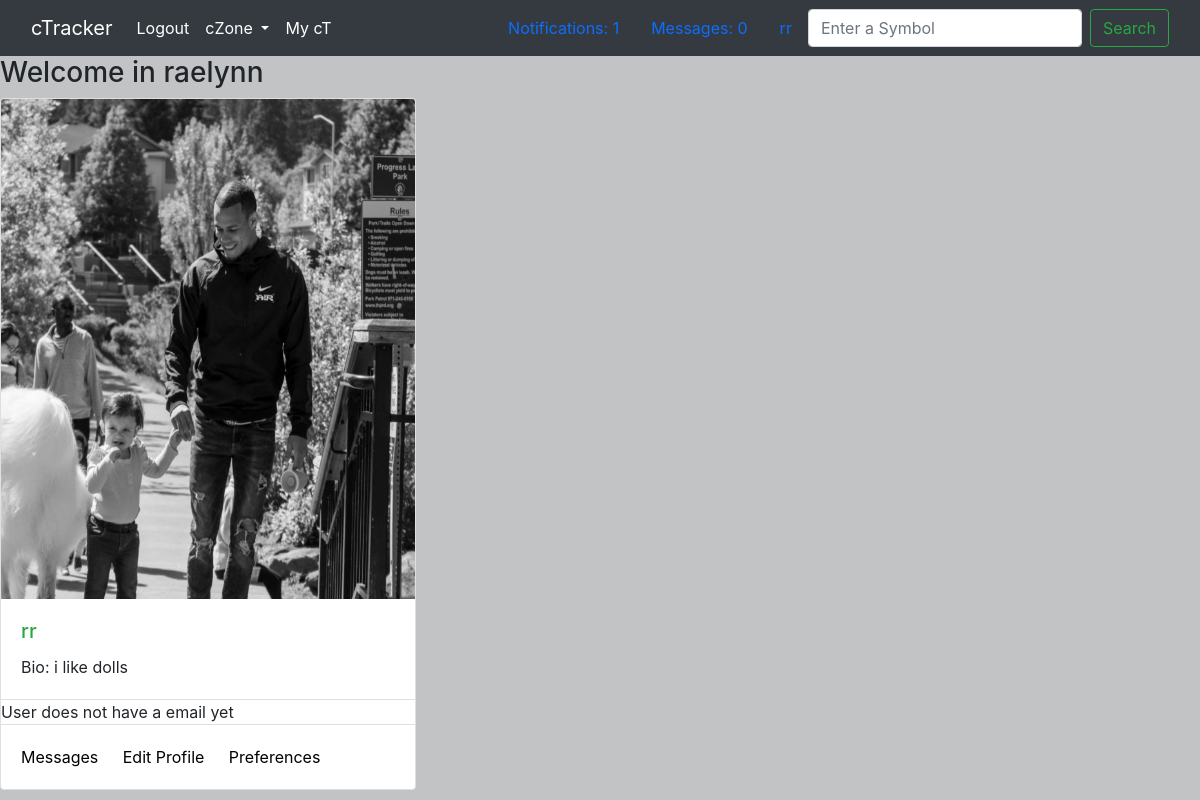
Screenshot of /profile/2/ (signed in) with the database file from the repository.
### member/models.py (models this page shows, shortened)
class Member(AbstractUser):
    def __str__(self):
        return self.username

class MemberProfile(models.Model):
    member = models.OneToOneField(Member, on_delete=models.CASCADE)
    first_name = models.CharField(
        max_length=150,
        blank=True,
        null=True,
    )
    last_name = models.CharField(
        max_length=150,
        blank=True,
        null=True,
    )
    profile_picture = models.ImageField(
        upload_to="images/",
        max_length=100,
        default="images/default_profile_picture.jpeg",
    )
    bio = models.TextField(_("bio"), null=True, blank=True)
    is_new = models.BooleanField(
        _("new status"),
        default=True,
    )
    created_at = models.DateTimeField(default=timezone.now())

### member/views.py (the view, shortened to what this page needs)
# urls.py: path("profile/<int:id>/", member_views.MemberView.as_view(), name="profile"),
class MemberView(View):
    def get(self, request, id):
        signed_in_member = request.user
        message_count = get_new_messages_count(signed_in_member)
        notification_count = get_notifications_count(signed_in_member)
        target_member = Member.objects.get(id=id)
        print(target_member)
        try:
            profile = MemberProfile.objects.get(member=target_member)
        except Exception as err:
            print(err)
            profile = None
        template = "profile.html"
        print(target_member)
        context = {
            "signed_in_member": signed_in_member,
            "target_member": target_member,
            "profile": profile,
            "message_count": message_count,
            "notification_count": notification_count,
        }
        return render(request, template, context)

### messaging/views.py (called while the page is built)
def get_new_messages_count(logged_in_member):
    signed_in_member = logged_in_member
    member_messages = Message.objects.filter(
        Q(recipient=signed_in_member) & Q(is_new=True)
    )
    messages_count = len(member_messages)
    return messages_count

def get_notifications_count(logged_in_member):
    signed_in_member = logged_in_member
    new_member_notifications = MessageNotification.objects.filter(
        Q(member_notified=signed_in_member) & Q(is_new=True)
    )
    return len(new_member_notifications)

### templates/profile.html (shortened to what this page needs)
{% extends 'base.html' %} {% load static %}
    {% block content %}
    <body>
      {% if target_member == signed_in_member %}
      <div class='profile-container'>
        <h3>Welcome in {{ profile.first_name }} </h3>
        <div class="card" style="width: 26rem;">
        {% if profile.profile_picture.url %}
          <img src="{{ profile.profile_picture.url }}" class="card-img-top" alt="photo of user">
          {% endif %}
          <div class="card-body">
            <h5 class="card-title">{{ target_member }}</h5>
            {% if profile.bio %}
            <p class="card-text">Bio: {{ profile.bio }}</p>
            {% endif %}
          </div>
          <ul class="list-group list-group-flush">
            {% if target_member.email %}
            <li class="list-group-item">Email: {{ target_member.email }}</li>
            {% else %}
            <p class="card-text">User does not have a email yet</p>
            {% endif %}
          </ul>
          <div class="card-body">
            <a href="/my-messages/{{signed_in_member.id}}/" class="card-link">Messages</a>
            {% if profile %}
            <a href="/edit_account/{{signed_in_member.id}}/" class="card-link">Edit Profile</a>
            {% else %}
            <a href="/createprofile/" class="card-link">Create Profile</a>
            {% endif %}
            <a href="#" class="card-link">Preferences</a>
          </div>
        </div>
        </div>
        {% endif %}
    </body>
    {% endblock %}

### templates/base.html (shortened to what this page needs)
{% load static %}
<!DOCTYPE html>
<html lang="en">
  <head>
    <link
      href="https://cdn.jsdelivr.net/npm/bootstrap@5.1.0/dist/css/bootstrap.min.css"
      rel="stylesheet"
    />
    <link
      href="//maxcdn.bootstrapcdn.com/bootstrap/4.1.1/css/bootstrap.min.css"
      rel="stylesheet"
      id="bootstrap-css"
    />
     <link
      rel="stylesheet"
      type="text/css"
      href="{% static 'css/style.css' %}"
    />
  </head>
  <body>
    {% if signed_in_member.username %}
    <nav class="navbar navbar-expand-lg navbar-dark bg-dark">
      <div class="container-fluid">
        <a class="navbar-brand" href="/home/">cTracker</a>
        <div class="collapse navbar-collapse" id="navbarSupportedContent">
          <ul class="navbar-nav me-auto mb-2 mb-lg-0">
            <li class="nav-item">
                <a class="nav-link active" aria-current="page" href="/logout/">Logout</a>
              </li>
            <li class="nav-item dropdown">
              <a
                class="nav-link active dropdown-toggle"
                href="#"
                id="navbarDropdown"
                role="button"
                data-bs-toggle="dropdown"
                aria-expanded="false"
              >
                cZone
              </a>
            </li>
            <li class="nav-item">
                <a class="nav-link active" aria-current="page" href="/my-ct/">My cT</a>
              </li>
          </ul>
          <a class="nav-link active" aria-current="page" href="/my-notifications/{{signed_in_member.id}}/">Notifications: {{ notification_count }}</a>
          <a class="nav-link active" aria-current="page" href="/my-messages/{{signed_in_member.id}}/">Messages: {{ message_count }}</a>
          <a class="nav-link active" aria-current="page" href="/profile/{{signed_in_member.id}}/">{{signed_in_member.username}}</a>
          <form class="d-flex">
            <input
              class="form-control me-2"
              type="search"
              placeholder="Enter a Symbol"
              aria-label="Search"
            />
            <button class="btn btn-outline-success" type="submit">
              Search
            </button>
          </form>
        </div>
      </div>
    </nav>
      {% endif %}
    {% block content %} {% endblock %}
  </body>
</html>

### static/css/style.css (style rules this page uses)
html { background-color: #343a404d; height: auto; }
body { background-color: initial; height: fit-content; }
img, .carousel-inner, .carousel-item { height: 500px; width: 100%; }
.carousel-item, h5 { color: #28a745; }
a { text-decoration: none; color: black; }
form { font-size: 30px; }
input { font-size: 30px; width: 300px; background-image: inherit; }

### rows the page displays
Member: username "rr"
MemberProfile: first_name "raelynn", profile_picture (picture), bio "i like dolls"

### other values shown
{{ notification_count }} "1"
{{ message_count }} "0"
